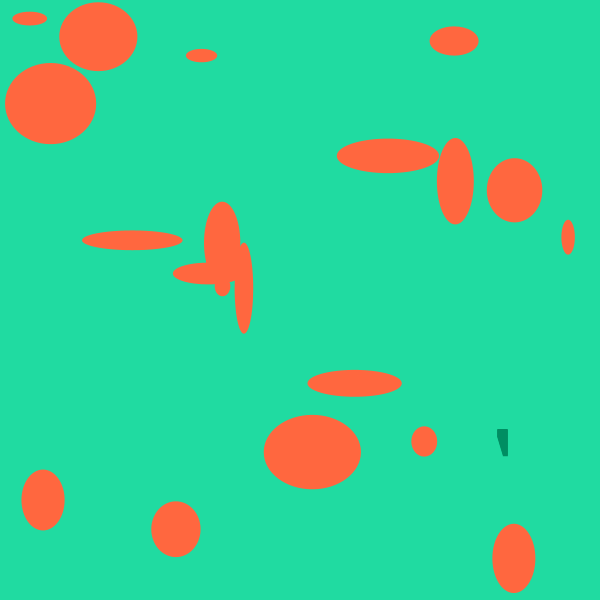
Frame 1 (no input)
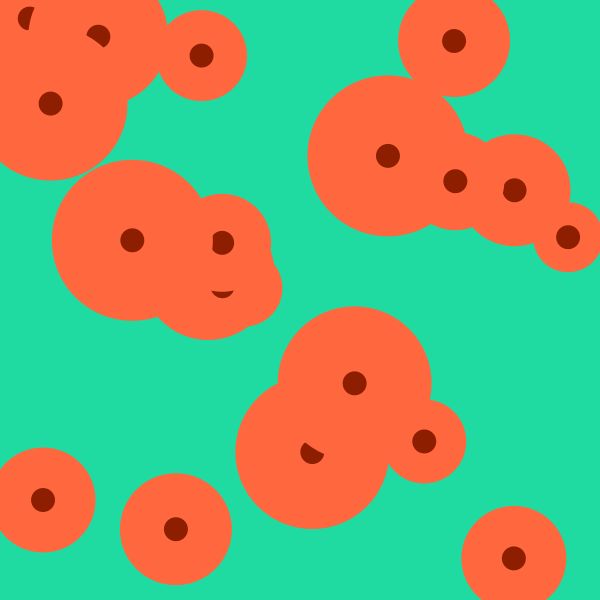
Frame 60 (the mouse pressed at the canvas centre just before this capture)
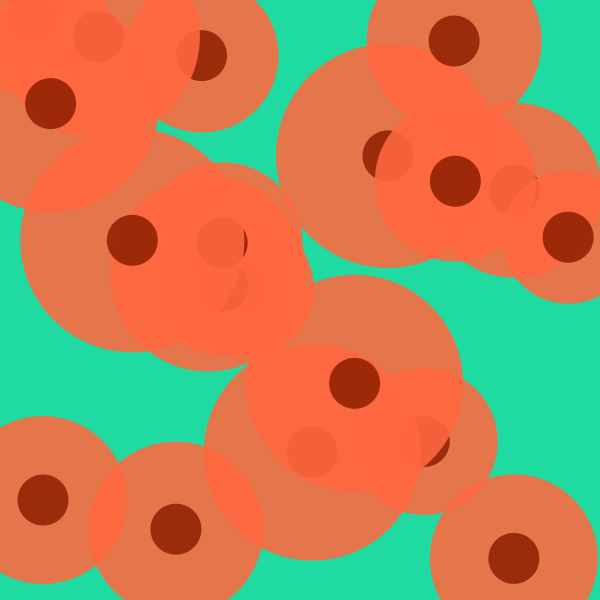
Frame 120 (the mouse held since frame 60 and released just before this capture)

The Processing sketch that drew these frames (run headless with seeded random() and noise(); from frame 60 on, the mouse is pressed at the canvas centre):

// Processing sketch: arrayjuan
// ── arrayjuan.pde
// inicializacion de listas arrays
ArrayList<Juan> lista = new ArrayList<Juan>();
ArrayList<Sotero> listo = new ArrayList<Sotero>();

// Acciones  remotas
//boolean l = false;

// Inicializacion de clases
Juan j;
Sotero b;

void setup(){
  size(600,600);
  for (int i = 0; i < 20; i++){ // el numero 10 es la cantidad de figuras que aparecen
  j = new Juan (random(width),random(height),random(5,100), random (5,100));
  lista.add(j);
  listo.add(b);
}
for (int i = 0; i < 20; i++){
  b = new Sotero(random(width),random(height),random(5,10), random (5,10));
  listo.add(b);
}


}

void draw(){
background(32,219,161);
for (Juan j : lista) { // esto va a definir el comportamiento de todos clas
                           // weas de la lista


  j.agrupacion1();
  j.newforma();
  j.crecimiento1();
  b.agrupacion3 ();
  //j.forma();
  //j.crecimiento();
  //j.limites();
  //j.mover();
  //j.color();

  /* Para lograr una interaccion con mouse;
   if(mousePressed){
   lista.add(j);

}
*/
  }


}












/*
Para hacer que las coasas se muevan como hormiguitas:
x +=(random(15,20));
x -=(random(15,20));
y +=(random(15,20));
y -=(random(15,20));




*/

// ── Sotero.pde
class Sotero{

  float x ;
  float y ;
  float tx;
  float ty;

Sotero(float x, float y, float tx, float ty){
  this.x   = x  ;
  this.y   = y  ;
  this.tx  = tx ;
  this.ty  = ty ;

}

void randomline(){
  fill(0,142,98);

  rect(x,y,5,ty);

}
 void movim(){
 x = x + 0.3;
 ty ++  ;
 if(ty > 100){
 ty = ty -3   ;

 }
 if(ty < -100){
 ty = ty +3;
 }
}

void agrupacion3 (){
 randomline();
 movim();

}


}

// ── juan.pde
class Juan{

//stroke de la ellipse
float x ;
float y ;
float tx;
float ty;
// centro de la ellipse
float tpx;
float tpy;
//Editor de color
int r = 255  ;
int g = 103 ;
int b = 63 ;
int op = 350;

///////////////////////////////////////////////////
  Juan(float x, float y, float tx, float ty){
  this.x   = x  ;
  this.y   = y  ;
  this.tx  = tx ;
  this.ty  = ty ;
  this.tpx = tpx;
  this.tpy = tpy;

}


// FUNCIONES //
void forma(){
       noStroke()        ;
       fill (r,g,b,op)  ;
       ellipse(x,y,tx,ty);
       op = op -7;
       if (op <= 0){
         op = 351;
       }
}

void crecimiento(){
  tx = tx +7;
  ty = ty +7;

  if (tx > 350){
      tx = 0;
      ty = 0;
  }
}

void inter(){

}

void mover(){
   x++;
   y--;

}

void limites(){
     if(x > width){
     x = 0;
  }
     if(y < 0){
     y = height;
  }
}

void newforma(){

  fill (142,30,0,op);
  ellipse(x,y,tpx,tpy);

}
void crecimiento1(){
  tpx = tpx +3;
  tpy = tpy +3;

  if (tpx > 150){
      tpx = 0;
      tpy = 0;
  }
}

////////////////////////////////////////////
void agrupacion1(){

  limites();
  crecimiento();
  forma();
}
///////////////////////////////////////////
void agrupacion2 (){
  newforma();
  crecimiento1();
}
//////////////////////////////////////////
}
